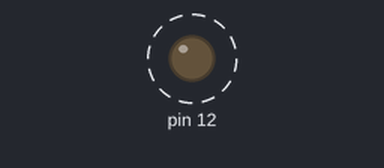
The sketch below on a simulated Arduino Uno, built with avr-gcc and run on an emulated ATmega328P. Parts: output pins drawn as LEDs (lit = HIGH). Dashed ring = blinking.

Above: at 0.3 s.
Timing chart, 0 to 3.0 s (numbered marks = the images above):
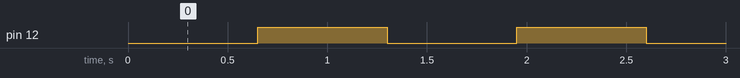

Measured:
- by itself, pin 12: alternates HIGH for 0.65 s and LOW for 0.65 s

The sketch:

Servo_Motor_1.ino
```cpp
const uint8_t SERVO_MOTOR = 12U;

void setup() {
  // put your setup code here, to run once:
    Serial.begin(115200UL);
    pinMode(SERVO_MOTOR, OUTPUT);
}

void loop() {
  // put your main code here, to run repeatedly:
    for(int i = 0; i < 256; i += 10)
    {
        analogWrite(SERVO_MOTOR, i); // PULSE WIDTH  펄스 폭
        delay(50UL); // 서보 모터 속도 -> Frequency;  자주, 얼마나 많이
    }
}
```
